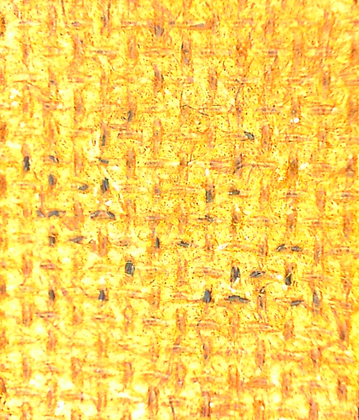
%> input picture teste12.png, 359 x 420 px, shrunk from 594 x 694 before the run
$ octave graytest.m   (GNU Octave 9; MATLAB toolbox functions it lacks are replaced by stand-ins)
%> lines starting %> are read from the running program, lines starting %| are printed output that depends on the picture; in (x1, y1, x2, y2) boxes, pixels count from 0 and x2, y2 are one past the last pixel; in counts of white or black regions, pixels touching at a corner belong together; the program's own positions count from 1
I = imread('teste12.png');
%> I is the input picture: size 420x359x3 uint8; mean R, G, B 249.8, 211.6, 88.9
%E = edge(rgb2gray(I),'canny', 0.60)
IgrayRG = 0.9*I(:,:,1)+ 0.1*I(:,:,2) + 0.1*I(:,:,3);
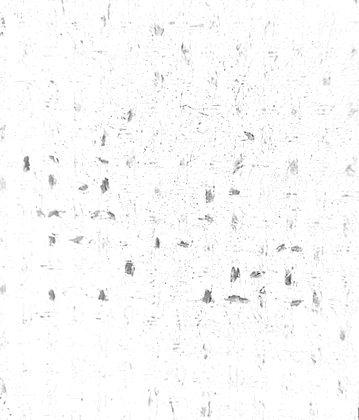
%> IgrayRG: size 420x359 uint8; min 38, max 255, mean 250.4
%IgrayRG= rgb2gray(I);
hsv= rgb2hsv(I);
%> hsv: size 420x359x3 double; mean H, S, V 0.129, 0.645, 0.98


figure, colormap default, image(I);
figure; image(IgrayRG,'CDataMapping','scaled'); colormap('gray');
figure, colormap hsv, image(hsv);

s= size(IgrayRG)
%> s = [420 359]
for i= 1:s(1)
    for j= 1:s(2)

         if IgrayRG(i,j) < 255  && IgrayRG(i,j) > 200
             if (i > 1) && (j < s(2)-1) && (i < s(1)) && (j > 1)
                 if (IgrayRG(i-1, j) == 255) || (IgrayRG(i+1, j) == 255) || (IgrayRG(i, j-1) == 255) || (IgrayRG(i, j+1) ==255)
                     IgrayRG(i+1, j) =255;
                     IgrayRG(i-1, j) =255;
                     IgrayRG(i, j-1) =255;
                     IgrayRG(i, j+1) =255;
                     IgrayRG(i, j) =255;
                 end
             end
         end

          if IgrayRG(i,j) <  20
             if (i > 1) && (j < s(2)-1) && (i < s(1)) && (j > 1)
                 if (IgrayRG(i-1, j) ==0) || (IgrayRG(i+1, j) ==0) || (IgrayRG(i, j-1) ==0) || (IgrayRG(i, j+1)==0)
                     IgrayRG(i+1, j) =0;
                     IgrayRG(i-1, j) =0;
                     IgrayRG(i, j-1) =0;
                     IgrayRG(i, j+1) =0;
                     IgrayRG(i, j) =0;
                 end
             end
         end

    end
end
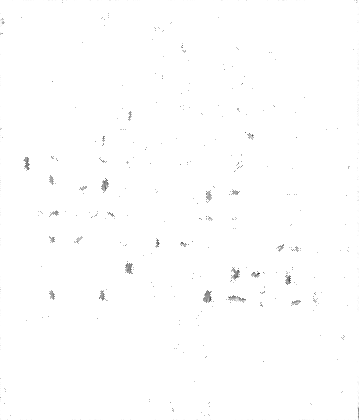
%> IgrayRG: size 420x359 uint8; min 38, max 255, mean 254.2

Kmedian = medfilt2(IgrayRG);
imshowpair(I,Kmedian,'montage')
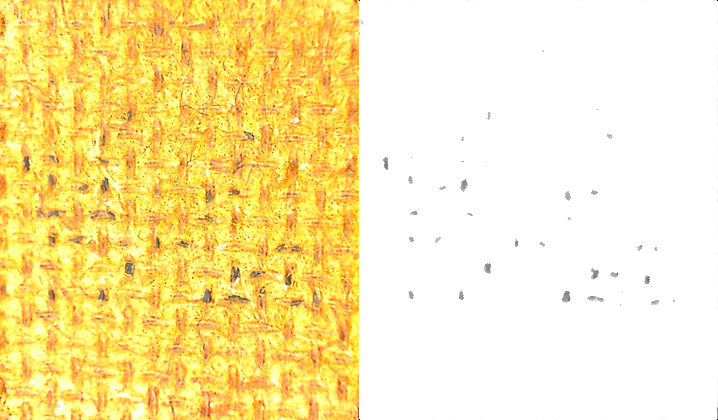
%> displayed picture: size 420x718x3, on the screen's scale of 0 to 255; mean R, G, B 252.1, 233, 171.7


E= edge(Kmedian, 'canny', 0.68);
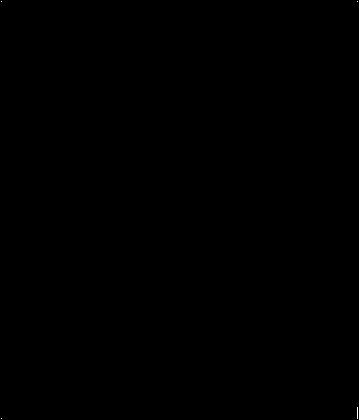
%> E: size 420x359 logical; 0.01% white in thin lines or dots
figure, colormap colorcube, image(E);
%> after `image(E)`:
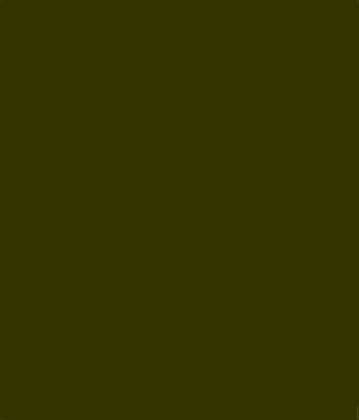
%> displayed picture: size 420x359x3, on the screen's scale of 0 to 255; mean R, G, B 51, 51, 0
%
% % override some default parameters
params.minMajorAxis = 10;
params.maxMajorAxis = 30;
params.numBest = 30;
%
%> (the run ends here)

$ run again, with teste1.png copied over teste12.png
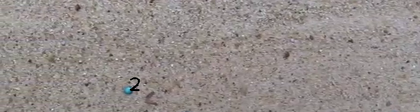
%> input picture teste1.png, 420 x 112 px, shrunk from 640 x 171 before the run
%> I is the input picture: size 112x420x3 uint8; mean R, G, B 148.3, 141, 138.8
%> hsv: size 112x420x3 double; mean H, S, V 0.166, 0.0685, 0.582
%> `E= edge(Kmedian, 'canny', 0.68);`:
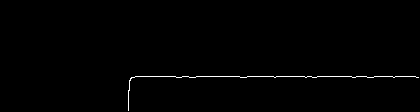
%> E: size 112x420 logical; 0.69% white in thin lines or dots, all inside (x1, y1, x2, y2) = (128, 76, 419, 111)
%> `image(E)`:
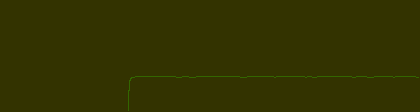
%> displayed picture: size 112x420x3, on the screen's scale of 0 to 255; mean R, G, B 51, 51.4, 0

$ run again, with teste17.png copied over teste12.png
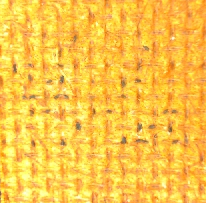
%> input picture teste17.png, 206 x 203 px
%> I is the input picture: size 203x206x3 uint8; mean R, G, B 249.3, 197.1, 73.3
%> hsv: size 203x206x3 double; mean H, S, V 0.118, 0.706, 0.978
%> after the loop `for i= 1:s(1)`:
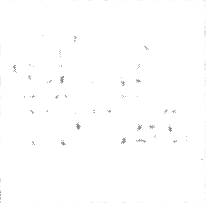
%> IgrayRG: size 203x206 uint8; min 123, max 255, mean 254.3
%> `imshowpair(I,Kmedian,'montage')`:
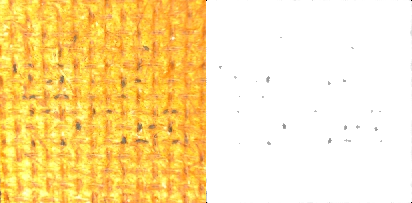
%> displayed picture: size 203x412x3, on the screen's scale of 0 to 255; mean R, G, B 252, 225.8, 163.9
%> E: size 203x206 logical; 0.01% white in thin lines or dots

$ run again, with teste23.png copied over teste12.png
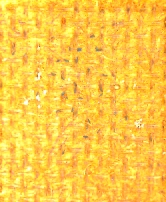
%> input picture teste23.png, 166 x 202 px
%> I is the input picture: size 202x166x3 uint8; mean R, G, B 250.7, 202.1, 72.6
%> hsv: size 202x166x3 double; mean H, S, V 0.122, 0.711, 0.983
%> after the loop `for i= 1:s(1)`:
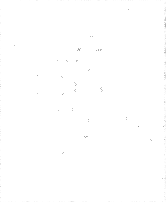
%> IgrayRG: size 202x166 uint8; min 145, max 255, mean 254.7
%> `imshowpair(I,Kmedian,'montage')`:
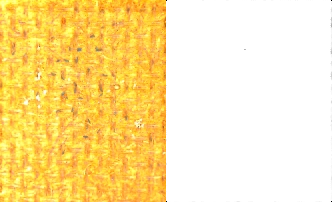
%> displayed picture: size 202x332x3, on the screen's scale of 0 to 255; mean R, G, B 252.8, 228.5, 163.7
%> E: size 202x166 logical; 0.01% white in thin lines or dots
